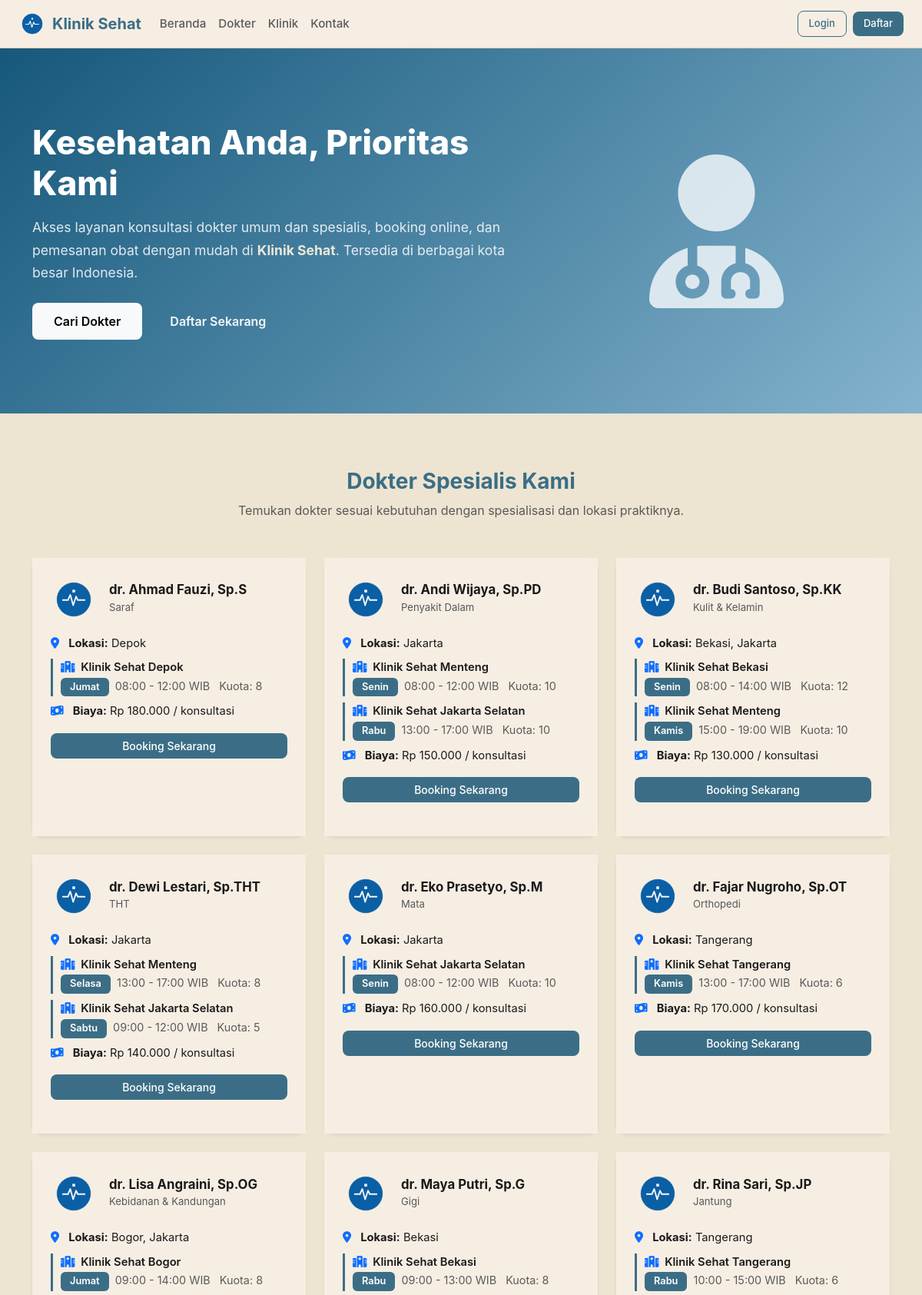
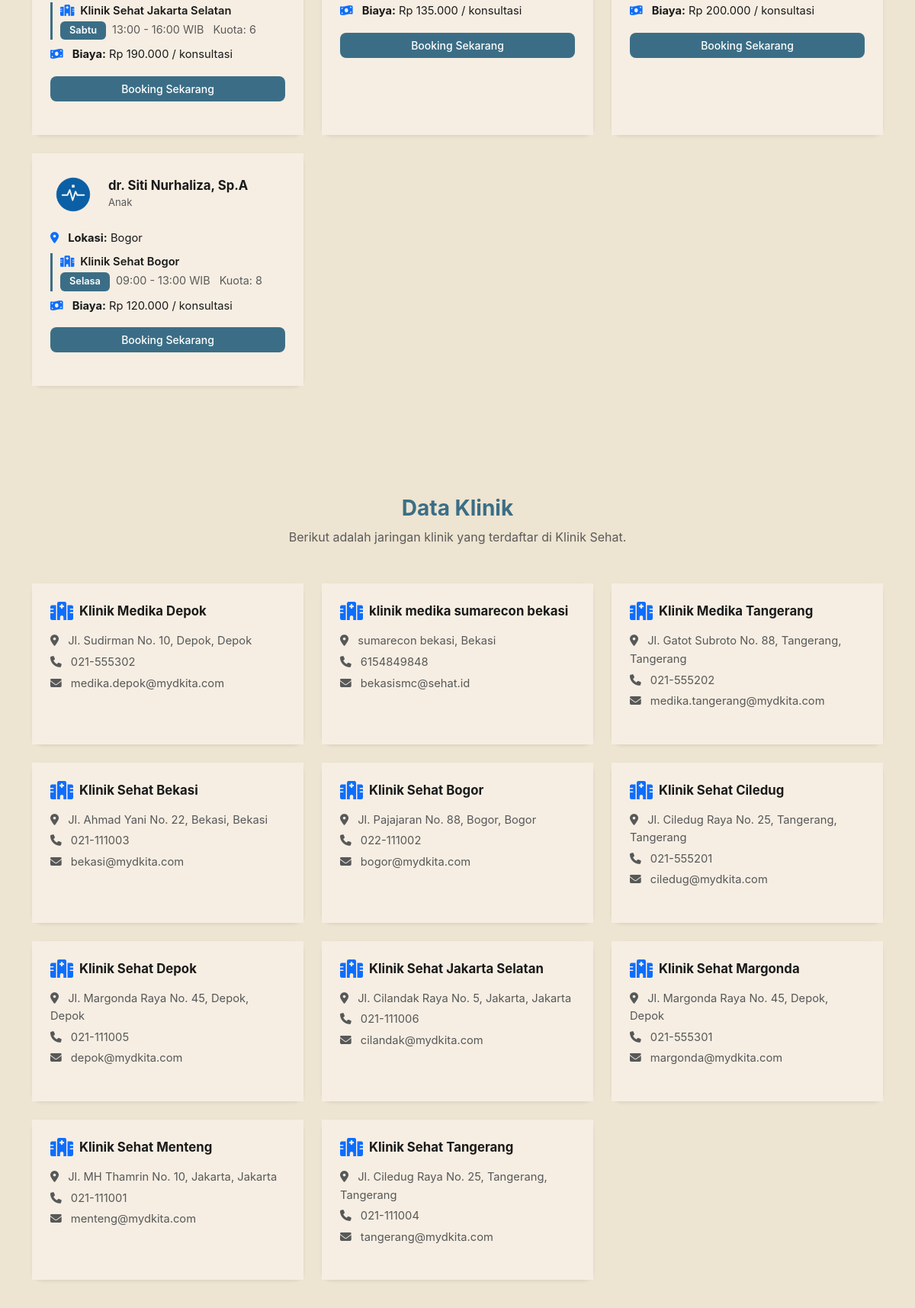
/Klinik/index.php (upper part), run on the app's committed database (2 pictures, top to bottom).
### tables this page shows
CREATE TABLE `jadwal_praktik` (
  `id_jadwal` int(11) UNSIGNED NOT NULL,
  `id_dokter` int(11) UNSIGNED NOT NULL,
  `id_klinik` int(11) UNSIGNED NOT NULL,
  `hari` enum('Senin','Selasa','Rabu','Kamis','Jumat','Sabtu','Minggu') NOT NULL,
  `jam_mulai` time NOT NULL,
  `jam_selesai` time NOT NULL,
  `kuota` int(11) NOT NULL DEFAULT 1
);

CREATE TABLE `dokter` (
  `id_dokter` int(11) UNSIGNED NOT NULL,
  `id_spesialis` int(11) UNSIGNED NOT NULL,
  `nama_dokter` varchar(150) NOT NULL,
  `gender` enum('Laki-laki','Perempuan') NOT NULL DEFAULT 'Laki-laki',
  `no_hp` varchar(20) DEFAULT NULL,
  `email` varchar(100) DEFAULT NULL,
  `str_no` varchar(50) DEFAULT NULL,
  `biaya_konsultasi` decimal(12,2) NOT NULL DEFAULT 0.00,
  `foto` varchar(255) DEFAULT NULL
);

CREATE TABLE `spesialis` (
  `id_spesialis` int(11) UNSIGNED NOT NULL,
  `nama_spesialis` varchar(100) NOT NULL,
  `deskripsi` text DEFAULT NULL
);

CREATE TABLE `klinik` (
  `id_klinik` int(11) UNSIGNED NOT NULL,
  `id_kota` int(11) UNSIGNED NOT NULL,
  `nama_klinik` varchar(150) NOT NULL,
  `alamat` text DEFAULT NULL,
  `no_telp` varchar(20) DEFAULT NULL,
  `email` varchar(100) DEFAULT NULL
);

CREATE TABLE `kota` (
  `id_kota` int(11) UNSIGNED NOT NULL,
  `nama_kota` varchar(100) NOT NULL
);

### Klinik/index.php (called while the page is built, shortened)
<?php
require_once 'config/koneksi.php';
require_once 'dashboard.php';

### Klinik/functions/functions.php (called while the page is built, shortened)
<?php
function e($str) {
    return htmlspecialchars((string)($str ?? ''), ENT_QUOTES, 'UTF-8');
}
function rupiah($n) {
    return 'Rp ' . number_format((float)$n, 0, ',', '.');
}

### Klinik/dashboard.php (the view, shortened to what this page needs)
<?php
$jadwalRows = $pdo->query("SELECT d.id_dokter, d.nama_dokter, d.gender, d.no_hp, d.email, d.biaya_konsultasi, d.foto,
    s.nama_spesialis,
    k.id_klinik, k.nama_klinik, k.alamat as klinik_alamat, kt.id_kota, kt.nama_kota,
    j.id_jadwal, j.hari, j.jam_mulai, j.jam_selesai, j.kuota
    FROM jadwal_praktik j
    LEFT JOIN dokter d ON d.id_dokter=j.id_dokter
    LEFT JOIN spesialis s ON s.id_spesialis=d.id_spesialis
    LEFT JOIN klinik k ON k.id_klinik=j.id_klinik
    LEFT JOIN kota kt ON kt.id_kota=k.id_kota
    ORDER BY d.nama_dokter, kt.nama_kota, j.hari, j.jam_mulai")->fetchAll();
$dokterMap = [];
foreach ($jadwalRows as $r) {
    $id = (int)$r['id_dokter'];
    if (!isset($dokterMap[$id])) {
        $dokterMap[$id] = [
            'nama_dokter' => $r['nama_dokter'],
            'nama_spesialis' => $r['nama_spesialis'],
            'biaya_konsultasi' => $r['biaya_konsultasi'],
            'no_hp' => $r['no_hp'],
            'email' => $r['email'],
            'foto' => $r['foto'],
            'kota_list' => [],
            'klinik_list' => [],
            'jadwal_count' => 0,
            'schedules' => []
        ];
    }
    $dokterMap[$id]['kota_list'][$r['id_kota']] = $r['nama_kota'];
    $dokterMap[$id]['klinik_list'][$r['id_klinik']] = $r['nama_klinik'];
    $dokterMap[$id]['jadwal_count']++;
    $dokterMap[$id]['schedules'][] = [
        'nama_klinik' => $r['nama_klinik'],
        'nama_kota' => $r['nama_kota'],
        'id_kota' => $r['id_kota'],
        'alamat' => $r['klinik_alamat'],
        'hari' => $r['hari'],
        'jam_mulai' => substr($r['jam_mulai'],0,5),
        'jam_selesai' => substr($r['jam_selesai'],0,5),
        'kuota' => $r['kuota']
    ];
}
$kliniks = $pdo->query("SELECT k.*, kt.nama_kota FROM klinik k LEFT JOIN kota kt ON kt.id_kota=k.id_kota ORDER BY k.nama_klinik")->fetchAll();
?>
<!DOCTYPE html>
<html lang="id">
<head>
    <link href="https://cdn.jsdelivr.net/npm/bootstrap@5.3.3/dist/css/bootstrap.min.css" rel="stylesheet">
    <link href="https://cdnjs.cloudflare.com/ajax/libs/font-awesome/6.5.1/css/all.min.css" rel="stylesheet">
    <link href="<?= BASE_URL ?>assets/css/style.css" rel="stylesheet">
</head>
<body>
<nav class="navbar navbar-expand-lg">
    <div class="container-fluid px-4">
        <a class="navbar-brand d-flex align-items-center gap-2 fw-bold" href="<?= BASE_URL ?>">
            <img src="<?= BASE_URL ?>assets/images/logo.svg?v=2" width="36"> Klinik Sehat
        </a>
        <div class="collapse navbar-collapse" id="navpublic">
            <ul class="navbar-nav me-auto mb-2 mb-lg-0">
                <li class="nav-item"><a class="nav-link" href="#beranda">Beranda</a></li>
                <li class="nav-item"><a class="nav-link" href="#dokter">Dokter</a></li>
                <li class="nav-item"><a class="nav-link" href="#klinik">Klinik</a></li>
                <li class="nav-item"><a class="nav-link" href="#kontak">Kontak</a></li>
            </ul>
            <div class="d-flex align-items-center gap-2">
                <a href="<?= BASE_URL ?>auth/login.php" class="btn btn-outline-primary btn-sm">Login</a>
                <a href="<?= BASE_URL ?>auth/register.php" class="btn btn-primary btn-sm">Daftar</a>
            </div>
        </div>
    </div>
</nav>
<section id="beranda" class="py-5" style="background:linear-gradient(135deg, #16587B 0%, #84B3CE 100%);color:#fff;">
    <div class="container py-5">
        <div class="row align-items-center">
            <div class="col-lg-7">
                <h1 class="hero-title mb-3" style="color:#fff;">Kesehatan Anda, Prioritas Kami</h1>
                <p class="hero-desc mb-4" style="color:rgba(255,255,255,.9);">Akses layanan konsultasi dokter umum dan spesialis, booking online, dan pemesanan obat dengan mudah di <strong style="color:#F5EEDD;">Klinik Sehat</strong>. Tersedia di berbagai kota besar Indonesia.</p>
                <div class="d-flex gap-2">
                    <a href="#dokter" class="btn btn-light btn-lg fw-semibold">Cari Dokter</a>
                    <a href="<?= BASE_URL ?>auth/register.php" class="btn btn-outline-light btn-lg fw-semibold">Daftar Sekarang</a>
                </div>
            </div>
            <div class="col-lg-5 text-center mt-4 mt-lg-0">
                <i class="fas fa-user-md" style="font-size:200px;opacity:.85;color:rgba(255,255,255,.9);"></i>
            </div>
        </div>
    </div>
</section>
<section id="dokter" class="py-5">
    <div class="container py-4">
        <div class="text-center mb-5">
            <h2 class="section-title fw-bold">Dokter Spesialis Kami</h2>
            <p class="section-subtitle">Temukan dokter sesuai kebutuhan dengan spesialisasi dan lokasi praktiknya.</p>
        </div>
        <div class="row g-4" id="dokterList">
            <?php foreach ($dokterMap as $d):
                $kotaList = array_values($d['kota_list']);
                $kotaStr = implode(', ', $kotaList);
            ?>
            <div class="col-md-6 col-lg-4 card-doctor" data-kota="<?= strtolower(e($kotaStr)) ?>">
                <div class="card h-100 border-0 shadow-sm" style="border-radius:14px;">
                    <div class="card-body p-4">
                        <div class="d-flex align-items-center gap-3 mb-3">
                            <div class="avatar rounded-circle overflow-hidden d-flex align-items-center justify-content-center"
     style="width:60px;height:60px;flex-shrink:0;">
    <?php
        $foto_url = BASE_URL . 'assets/images/no-image.svg';
    ?>
    <img src="<?= $foto_url ?>" alt="<?= e($d['nama_dokter']) ?>" style="width:100%;height:100%;object-fit:cover;">
                            </div>
                            <div>
                                <h6 class="mb-0 dokter-nama fw-bold"><?= e($d['nama_dokter']) ?></h6>
                                <small class="text-muted"><?= e($d['nama_spesialis']) ?></small>
                            </div>
                        </div>
                        <div class="dokter-info">
                            <p class="mb-2"><i class="fas fa-map-marker-alt me-2 text-primary"></i> <strong>Lokasi:</strong> <?= e($kotaStr ?: '-') ?></p>
                            <?php foreach ($d['schedules'] as $j): ?>
                            <div class="schedule-item mb-2">
                                <div class="schedule-klinik"><i class="fas fa-hospital text-primary me-1"></i> <?= e($j['nama_klinik']) ?></div>
                                <div class="schedule-detail">
                                    <span class="badge badge-hari bg-primary text-white me-1"><?= e($j['hari']) ?></span>
                                    <?= e($j['jam_mulai']) ?> - <?= e($j['jam_selesai']) ?> WIB
                                    <span class="ms-2">Kuota: <?= (int)$j['kuota'] ?></span>
                                </div>
                            </div>
                            <?php endforeach; ?>
                            <p class="mb-3"><i class="fas fa-money-bill-wave me-2 text-primary"></i> <strong>Biaya:</strong> <?= rupiah($d['biaya_konsultasi']) ?> / konsultasi</p>
                        </div>
                        <a href="<?= BASE_URL ?>auth/login.php" class="btn btn-primary w-100">Booking Sekarang</a>
                    </div>
                </div>
            </div>
            <?php endforeach; ?>
        </div>
    </div>
</section>
<section id="klinik" class="py-5" style="background:var(--bg);">
    <div class="container py-4">
        <div class="text-center mb-5">
            <h2 class="section-title fw-bold">Data Klinik</h2>
                <p class="section-subtitle">Berikut adalah jaringan klinik yang terdaftar di Klinik Sehat.</p>
        </div>
        <div class="row g-4" id="klinikList">
            <?php foreach ($kliniks as $k): ?>
            <div class="col-md-6 col-lg-4 card-clinic" data-kota="<?= strtolower(e($k['nama_kota'])) ?>">
                <div class="card h-100 border-0 shadow-sm" style="border-radius:14px;">
                    <div class="card-body p-4">
                        <div class="d-flex align-items-center gap-2 mb-3">
                            <i class="fas fa-hospital text-primary fs-4"></i>
                            <h6 class="mb-0 klinik-nama fw-bold"><?= e($k['nama_klinik']) ?></h6>
                        </div>
                        <div class="klinik-info">
                            <p class="mb-1 text-muted"><i class="fas fa-map-marker-alt me-2"></i> <?= e($k['alamat']) ?>, <?= e($k['nama_kota']) ?></p>
                            <p class="mb-1 text-muted"><i class="fas fa-phone me-2"></i> <?= e($k['no_telp']) ?></p>
                            <p class="mb-0 text-muted"><i class="fas fa-envelope me-2"></i> <?= e($k['email']) ?></p>
                        </div>
                    </div>
                </div>
            </div>
            <?php endforeach; ?>
        </div>
    </div>
</section>
</body>
</html>

### Klinik/assets/css/style.css (style rules this page uses)
:root { --primary: #3b6e86; --primary-dark: #2e5564; --primary-light: #8aaebf; --bg: #ede4d1; --surface: #f6eee3; --surface-alt: #ece2d5; --text: #1a1a1a; --text-muted: #5a5a5a; --border: #d8c8b4; --sidebar-bg: #3b6e86; --sidebar-dark: #2a5c72; --sidebar-text: #e8f4f8; --sidebar-hover: rgba(138,174,191,.15); --success: #2d8a5e; --danger: #c0392b; --warning: #d4a017; --info: #6f9ab1; --shadow: 0 2px 8px rgba(59,110,134,.08); --shadow-lg: 0 8px 24px rgba(59,110,134,.16); --radius: 14px; --transition: all .25s ease; }
* { box-sizing: border-box; }
body { background: var(--bg); color: var(--text); font-family: 'Inter', 'Segoe UI', system-ui, -apple-system, sans-serif; margin: 0; font-size: 14px; line-height: 1.6; }
a { text-decoration: none; color: var(--primary); transition: var(--transition); }
.card { background: var(--surface); border: 1px solid var(--border); border-radius: var(--radius); box-shadow: var(--shadow); margin-bottom: 20px; transition: var(--transition); }
.card-body { padding: 20px; }
.btn { border-radius: 8px; font-size: 14px; font-weight: 500; transition: var(--transition); border: none; }
.btn-primary, .bg-primary, .badge.bg-primary, .border-primary, .table .badge.bg-primary, .table td.bg-primary, .table th.bg-primary { background-color: var(--primary) !important; background: var(--primary) !important; border-color: var(--primary) !important; color: #fff !important; }
.btn-primary { background: var(--primary); color: #fff; }
.btn-outline-primary { border: 1.5px solid var(--primary); color: var(--primary); background: transparent; }
.btn-sm { padding: 6px 14px; font-size: 13px; white-space: nowrap; }
.btn-lg { padding: 12px 28px; font-size: 16px; }
.avatar { width: 40px; height: 40px; border-radius: 50%; background: transparent !important; color: var(--primary) !important; display: grid; place-items: center; font-weight: 600; box-shadow: none !important; border: none !important; }
.badge { padding: 6px 12px; border-radius: 6px; font-size: 12px; font-weight: 600; }
.hero-title { font-size: 2.75rem; font-weight: 800; line-height: 1.2; color: var(--primary); }
.hero-desc { font-size: 1.1rem; line-height: 1.7; color: var(--text-muted); }
.section-title { font-size: 1.75rem; font-weight: 700; color: var(--primary); }
.section-subtitle { font-size: 1rem; color: var(--text-muted); }
.dokter-nama { font-size: 1.05rem; }
.dokter-info { font-size: 0.92rem; line-height: 1.6; }
.klinik-nama { font-size: 1.05rem; }
.klinik-info { font-size: 0.92rem; line-height: 1.6; }
.card-doctor, .card-clinic { transition: var(--transition); }
.schedule-item { border-left: 3px solid var(--primary-light); padding-left: 12px; margin-bottom: 10px; }
.schedule-klinik { font-weight: 600; color: var(--text); }
.schedule-detail { font-size: 0.9rem; color: var(--text-muted); }
.badge-hari { font-size: 0.8rem; font-weight: 600; background-color: var(--primary) !important; background: var(--primary) !important; border-color: var(--primary) !important; color: #fff !important; }
.badge.bg-primary { background-color: var(--primary) !important; background: var(--primary) !important; border-color: var(--primary) !important; color: #fff !important; }
.navbar { background: var(--surface); border-bottom: 1px solid var(--border); }
.navbar-brand { color: var(--primary) !important; }
.nav-link { color: var(--text-muted) !important; font-weight: 500; transition: var(--transition); }
.card, .card-body, .modal-content, .dropdown-menu, .table, .table th, .table td, .dataTables_wrapper, .dataTables_scrollHeadInner, .dataTables_scrollBody, .form-control, .form-select, .main, .content, .breadcrumb-custom { background: var(--surface); color: var(--text); }

### data on the page
jadwal_praktik: id_dokter.nama_dokter "dr. Ahmad Fauzi, Sp.S", spesialis.nama_spesialis "Saraf", kotaStr "Depok", id_klinik.nama_klinik "Klinik Sehat Depok", hari "Jumat", jam_mulai "08:00", jam_selesai "12:00", kuota "8", id_dokter.biaya_konsultasi "Rp 180.000"
jadwal_praktik: id_klinik.nama_klinik "Klinik Sehat Menteng", hari "Senin", jam_mulai "08:00", jam_selesai "12:00", kuota "10"
jadwal_praktik: id_klinik.nama_klinik "Klinik Sehat Jakarta Selatan", hari "Rabu", jam_mulai "13:00", jam_selesai "17:00", kuota "10"
jadwal_praktik: id_klinik.nama_klinik "Klinik Sehat Bekasi", hari "Senin", jam_mulai "08:00", jam_selesai "14:00", kuota "12"
jadwal_praktik: id_klinik.nama_klinik "Klinik Sehat Menteng", hari "Kamis", jam_mulai "15:00", jam_selesai "19:00", kuota "10"
jadwal_praktik: id_klinik.nama_klinik "Klinik Sehat Menteng", hari "Selasa", jam_mulai "13:00", jam_selesai "17:00", kuota "8"
jadwal_praktik: id_klinik.nama_klinik "Klinik Sehat Jakarta Selatan", hari "Sabtu", jam_mulai "09:00", jam_selesai "12:00", kuota "5"
jadwal_praktik: id_dokter.nama_dokter "dr. Eko Prasetyo, Sp.M", spesialis.nama_spesialis "Mata", kotaStr "Jakarta", id_klinik.nama_klinik "Klinik Sehat Jakarta Selatan", hari "Senin", jam_mulai "08:00", jam_selesai "12:00", kuota "10", id_dokter.biaya_konsultasi "Rp 160.000"
jadwal_praktik: id_dokter.nama_dokter "dr. Fajar Nugroho, Sp.OT", spesialis.nama_spesialis "Orthopedi", kotaStr "Tangerang", id_klinik.nama_klinik "Klinik Sehat Tangerang", hari "Kamis", jam_mulai "13:00", jam_selesai "17:00", kuota "6", id_dokter.biaya_konsultasi "Rp 170.000"
jadwal_praktik: id_dokter.nama_dokter "dr. Lisa Angraini, Sp.OG", spesialis.nama_spesialis "Kebidanan & Kandungan", kotaStr "Bogor, Jakarta", id_klinik.nama_klinik "Klinik Sehat Bogor", hari "Jumat", jam_mulai "09:00", jam_selesai "14:00", kuota "8", nama_klinik "Klinik Sehat Jakarta Selatan", hari "Sabtu", jam_mulai "13:00", jam_selesai "16:00", kuota "6", id_dokter.biaya_konsultasi "Rp 190.000"
jadwal_praktik: id_dokter.nama_dokter "dr. Maya Putri, Sp.G", spesialis.nama_spesialis "Gigi", kotaStr "Bekasi", id_klinik.nama_klinik "Klinik Sehat Bekasi", hari "Rabu", jam_mulai "09:00", jam_selesai "13:00", kuota "8", id_dokter.biaya_konsultasi "Rp 135.000"
jadwal_praktik: id_dokter.nama_dokter "dr. Rina Sari, Sp.JP", spesialis.nama_spesialis "Jantung", kotaStr "Tangerang", id_klinik.nama_klinik "Klinik Sehat Tangerang", hari "Rabu", jam_mulai "10:00", jam_selesai "15:00", kuota "6", id_dokter.biaya_konsultasi "Rp 200.000"
jadwal_praktik: id_dokter.nama_dokter "dr. Siti Nurhaliza, Sp.A", spesialis.nama_spesialis "Anak", kotaStr "Bogor", id_klinik.nama_klinik "Klinik Sehat Bogor", hari "Selasa", jam_mulai "09:00", jam_selesai "13:00", kuota "8", id_dokter.biaya_konsultasi "Rp 120.000"
klinik: nama_klinik "Klinik Medika Depok", alamat "Jl. Sudirman No. 10, Depok", id_kota.nama_kota "Depok", no_telp "021-555302", email "medika.depok@mydkita.com"
klinik: nama_klinik "klinik medika sumarecon bekasi", alamat "sumarecon bekasi", id_kota.nama_kota "Bekasi", no_telp "6154849848", email "bekasismc@sehat.id"
klinik: nama_klinik "Klinik Medika Tangerang", alamat "Jl. Gatot Subroto No. 88, Tangerang", id_kota.nama_kota "Tangerang", no_telp "021-555202", email "medika.tangerang@mydkita.com"
klinik: nama_klinik "Klinik Sehat Bekasi", alamat "Jl. Ahmad Yani No. 22, Bekasi", id_kota.nama_kota "Bekasi", no_telp "021-111003", email "bekasi@mydkita.com"
klinik: nama_klinik "Klinik Sehat Bogor", alamat "Jl. Pajajaran No. 88, Bogor", id_kota.nama_kota "Bogor", no_telp "022-111002", email "bogor@mydkita.com"
klinik: nama_klinik "Klinik Sehat Ciledug", alamat "Jl. Ciledug Raya No. 25, Tangerang", id_kota.nama_kota "Tangerang", no_telp "021-555201", email "ciledug@mydkita.com"
klinik: nama_klinik "Klinik Sehat Depok", alamat "Jl. Margonda Raya No. 45, Depok", id_kota.nama_kota "Depok", no_telp "021-111005", email "depok@mydkita.com"
klinik: nama_klinik "Klinik Sehat Jakarta Selatan", alamat "Jl. Cilandak Raya No. 5, Jakarta", id_kota.nama_kota "Jakarta", no_telp "021-111006", email "cilandak@mydkita.com"
klinik: nama_klinik "Klinik Sehat Margonda", alamat "Jl. Margonda Raya No. 45, Depok", id_kota.nama_kota "Depok", no_telp "021-555301", email "margonda@mydkita.com"
klinik: nama_klinik "Klinik Sehat Menteng", alamat "Jl. MH Thamrin No. 10, Jakarta", id_kota.nama_kota "Jakarta", no_telp "021-111001", email "menteng@mydkita.com"
klinik: nama_klinik "Klinik Sehat Tangerang", alamat "Jl. Ciledug Raya No. 25, Tangerang", id_kota.nama_kota "Tangerang", no_telp "021-111004", email "tangerang@mydkita.com"

### other printed values
$d['nama_dokter'] "dr. Andi Wijaya, Sp.PD"
$d['nama_spesialis'] "Penyakit Dalam"
$kotaStr ?: '-' "Jakarta"
rupiah($d['biaya_konsultasi']) "Rp 150.000"
$d['nama_dokter'] "dr. Budi Santoso, Sp.KK"
$d['nama_spesialis'] "Kulit & Kelamin"
$kotaStr ?: '-' "Bekasi, Jakarta"
rupiah($d['biaya_konsultasi']) "Rp 130.000"
$d['nama_dokter'] "dr. Dewi Lestari, Sp.THT"
$d['nama_spesialis'] "THT"
rupiah($d['biaya_konsultasi']) "Rp 140.000"
